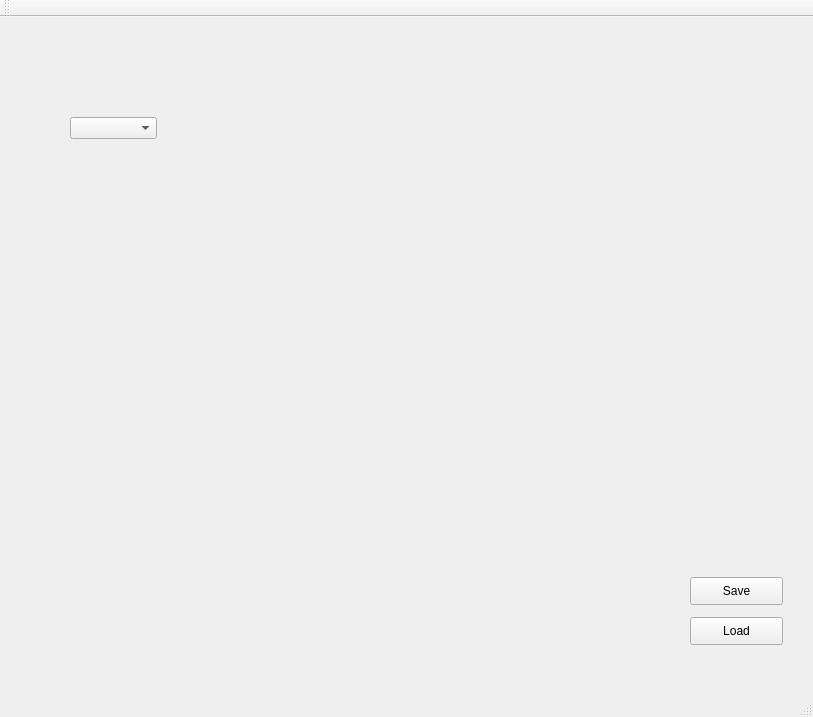
<?xml version="1.0" encoding="UTF-8"?>
<ui version="4.0">
 <class>MainWindow</class>
 <widget class="QMainWindow" name="MainWindow">
  <property name="geometry">
   <rect>
    <x>0</x>
    <y>0</y>
    <width>813</width>
    <height>717</height>
   </rect>
  </property>
  <property name="windowTitle">
   <string>MainWindow</string>
  </property>
  <widget class="QWidget" name="centralWidget">
   <widget class="QPushButton" name="SaveButton">
    <property name="geometry">
     <rect>
      <x>690</x>
      <y>560</y>
      <width>93</width>
      <height>28</height>
     </rect>
    </property>
    <property name="text">
     <string>Save</string>
    </property>
   </widget>
   <widget class="QPushButton" name="LoadButton">
    <property name="geometry">
     <rect>
      <x>690</x>
      <y>600</y>
      <width>93</width>
      <height>28</height>
     </rect>
    </property>
    <property name="text">
     <string>Load</string>
    </property>
   </widget>
   <widget class="QComboBox" name="JobComboBox">
    <property name="geometry">
     <rect>
      <x>70</x>
      <y>100</y>
      <width>87</width>
      <height>22</height>
     </rect>
    </property>
   </widget>
  </widget>
  <widget class="QMenuBar" name="menuBar">
   <property name="geometry">
    <rect>
     <x>0</x>
     <y>0</y>
     <width>813</width>
     <height>26</height>
    </rect>
   </property>
  </widget>
  <widget class="QToolBar" name="mainToolBar">
   <attribute name="toolBarArea">
    <enum>TopToolBarArea</enum>
   </attribute>
   <attribute name="toolBarBreak">
    <bool>false</bool>
   </attribute>
  </widget>
  <widget class="QStatusBar" name="statusBar"/>
 </widget>
 <layoutdefault spacing="6" margin="11"/>
 <resources/>
 <connections/>
</ui>
